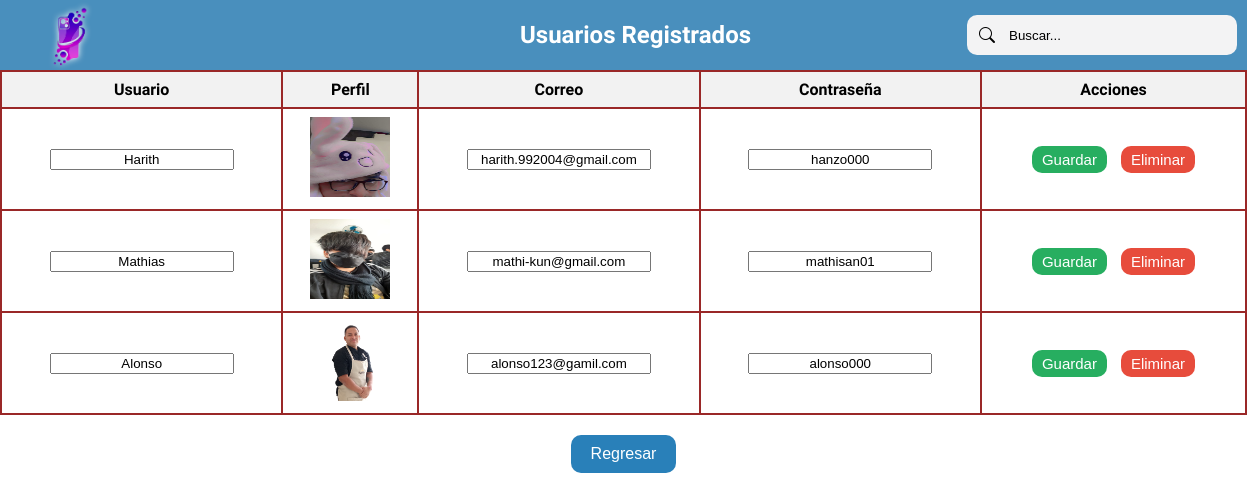
The app's page /AdminSesion/usuarios.php, older data.
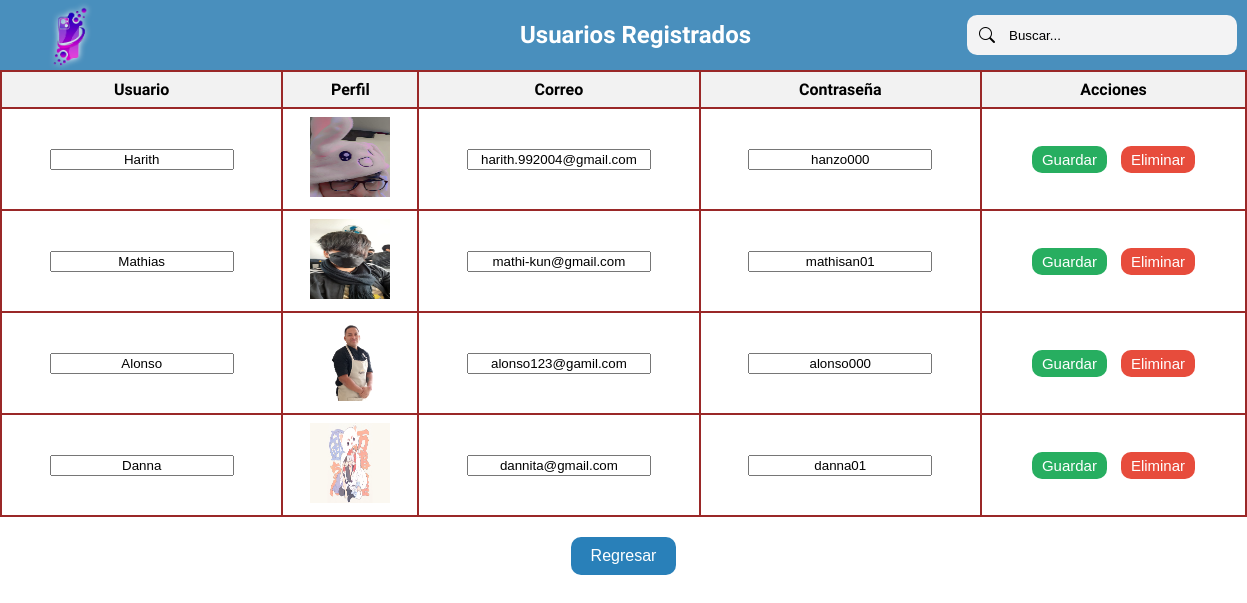
The same page, newer data.
### tables this page shows
CREATE TABLE `usuarios` (
  `Id_No_Registrados` int(11) NOT NULL,
  `Usuario` varchar(30) NOT NULL,
  `Imagen` varchar(30) NOT NULL,
  `Correo` varchar(30) NOT NULL,
  `Contraseña` varchar(30) NOT NULL
);

### AdminSesion/usuarios.php (the view, shortened to what this page needs)
<?php
$server = "localhost";
$user = "root";
$password = "";
$db = "marcas_de_celulares";
$conexion = new mysqli($server, $user, $password, $db);
$sql_select = "SELECT * FROM usuarios";
$result = $conexion->query($sql_select);
?>
<!DOCTYPE html>
<html lang="en">
<head>
    <link rel="stylesheet" href="https://cdn.jsdelivr.net/npm/bootstrap-icons@1.11.3/font/bootstrap-icons.min.css">
    <link rel="stylesheet" href="http://localhost/base_datos/AdminSesion//usuarios.css">
</head>
<body>
    <header>
        <div class="logo">
            <img src="Phone.png" alt="Logo">
        </div>
        <h2>Usuarios Registrados</h2>
        <div class="buscador">
            <div class="input-wrapper">
                <input id="inputBusqueda" placeholder="Buscar..." type="search" class="input">
                <i class="bi bi-search icono"></i>
            </div>
        </div>
    </header>
    <?php if ($result->num_rows > 0) : ?>
        <table id="tablaDatos">
            <tr>
                <th>Usuario</th>
                <th>Perfil</th>
                <th>Correo</th>
                <th>Contraseña</th>
                <th>Acciones</th>
            </tr>
            <?php while ($row = $result->fetch_assoc()) : ?>
                <tr>
                    <form method="post">
                        <td><input type="text" name="usuario" value="<?php echo ($row['Usuario']); ?>"></td>
                        <td><img src="../UsuarioSesion/fotos/<?php echo ($row['Imagen']); ?>" width="80px" height="80px"></td>
                        <td><input type="text" name="correo" value="<?php echo ($row['Correo']); ?>"></td>
                        <td><input type="text" name="contraseña" value="<?php echo ($row['Contraseña']); ?>"></td>
                        <td class="button-cell">
                            <input type="submit" name="editar" value="Guardar">
                            <input type="submit" name="eliminar" value="Eliminar">
                        </td>
                    </form>
                </tr>
            <?php endwhile; ?>
        </table>
    <?php else : ?>
        <p>No hay datos en la base de datos</p>
    <?php endif; ?>
    <button class="return-button" onclick="location.href='ingresoAdmin.html';">Regresar</button>
</body>
</html>

Row changes from the older to the newer data that the page shows:
added usuarios: usuario "Danna", Imagen (picture), correo "dannita@gmail.com", contraseña "danna01"
